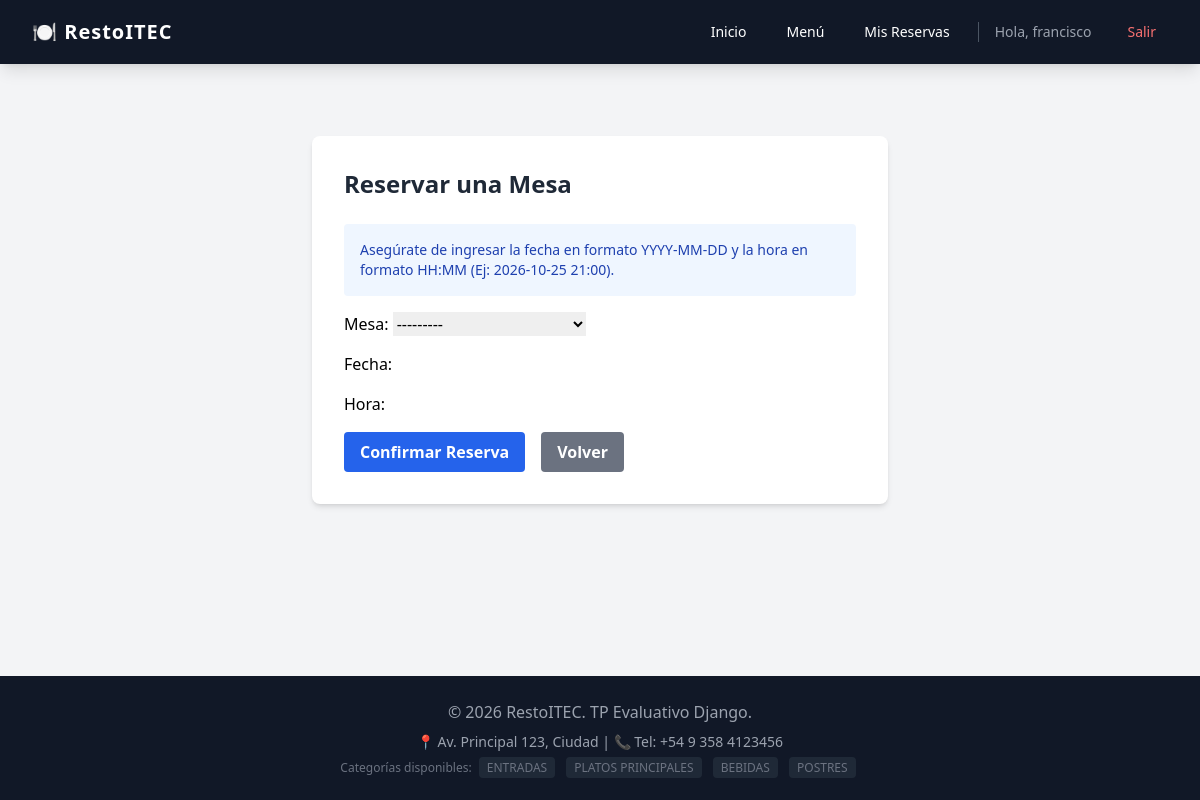
Page /mis-reservas/nueva/ (signed in) on the committed database.
### core/models.py (models this page shows, shortened)
class Usuario(AbstractUser):
    pass

class Categoria(models.Model):
    nombre = models.CharField(max_length=100)

### core/views.py (the view, shortened to what this page needs)
# urls.py: path('mis-reservas/nueva/', ReservaCreateView.as_view(), name='reserva_create'),
class ReservaCreateView(LoginRequiredMixin, CreateView):
    model = Reserva
    template_name = 'core/reserva_form.html'
    fields = ['mesa', 'fecha', 'hora']
    success_url = reverse_lazy('core:reserva_list')

### core/context_processors.py (called while the page is built)
def restaurante_context(request):
    return {
        'categorias_globales': Categoria.objects.all(),
        'telefono_contacto': '+54 9 358 4123456',
        'direccion_resto': 'Av. Principal 123, Ciudad',
    }

### core/models.py (called while the page is built)
    def __str__(self):
        return f"Mesa {self.numero} (Capacidad: {self.capacidad})"

### templates/core/reserva_form.html (shortened to what this page needs)
{% extends 'base.html' %}
{% block content %}
<div class="max-w-xl mx-auto bg-white rounded-lg shadow-md p-8 mt-10">
    <h1 class="text-2xl font-bold text-gray-800 mb-6">Reservar una Mesa</h1>
    <form method="post" class="space-y-4">
        <div class="bg-blue-50 p-4 rounded mb-4 text-sm text-blue-800">
            Asegúrate de ingresar la fecha en formato YYYY-MM-DD y la hora en formato HH:MM (Ej: 2026-10-25 21:00).
        </div>
        {{ form.as_p }}
        <div class="flex space-x-4 mt-6">
            <button type="submit" class="bg-blue-600 hover:bg-blue-700 text-white font-bold py-2 px-4 rounded">
                Confirmar Reserva
            </button>
            <a href="{% url 'core:reserva_list' %}"
                class="bg-gray-500 hover:bg-gray-600 text-white font-bold py-2 px-4 rounded">
                Volver
            </a>
        </div>
    </form>
</div>
{% endblock %}

### templates/base.html (shortened to what this page needs)
<!DOCTYPE html>
<html lang="es">
<head>
    <script src="https://cdn.tailwindcss.com"></script>
</head>
<body class="bg-gray-100 flex flex-col min-h-screen">
    <nav class="bg-gray-900 text-white shadow-lg">
        <div class="max-w-7xl mx-auto px-4 sm:px-6 lg:px-8">
            <div class="flex items-center justify-between h-16">
                <div class="flex items-center">
                    <a href="/" class="text-xl font-bold tracking-wider">🍽️ RestoITEC</a>
                </div>
                <div class="flex items-center space-x-4">
                    <a href="/" class="hover:bg-gray-700 px-3 py-2 rounded-md text-sm font-medium">Inicio</a>
                    {% if user.is_authenticated %}
                    <a href="{% url 'core:plato_list' %}"
                        class="hover:bg-gray-700 px-3 py-2 rounded-md text-sm font-medium">Menú</a>
                    <a href="{% url 'core:reserva_list' %}"
                        class="hover:bg-gray-700 px-3 py-2 rounded-md text-sm font-medium">Mis Reservas</a>
                    <span class="text-gray-400 text-sm ml-4 border-l border-gray-600 pl-4">
                        Hola, {{ user.username }}
                    </span>
                    <form method="post" action="{% url 'logout' %}" class="inline">
                        <button type="submit"
                            class="hover:bg-red-700 text-red-400 hover:text-white px-3 py-2 rounded-md text-sm font-medium transition ml-2">
                            Salir
                        </button>
                    </form>
                    {% else %}
                    <a href="{% url 'login' %}"
                        class="bg-blue-600 hover:bg-blue-700 px-3 py-2 rounded-md text-sm font-medium">Iniciar
                        Sesión</a>
                    <a href="{% url 'registro' %}"
                        class="bg-green-600 hover:bg-green-700 px-3 py-2 rounded-md text-sm font-medium">Registrarse</a>
                    {% endif %}
                </div>
            </div>
    </nav>
    <main class="flex-grow container mx-auto px-4 py-8">
        {% block content %}
        {% endblock %}
    </main>
    <footer class="bg-gray-900 text-gray-400 py-6 text-center mt-auto">
        <p class="mb-2">&copy; 2026 RestoITEC. TP Evaluativo Django.</p>
        <p class="text-sm">📍 {{ direccion_resto }} | 📞 Tel: {{ telefono_contacto }}</p>
        <div class="mt-2 text-xs text-gray-500">
            Categorías disponibles:
            {% for cat in categorias_globales %}
            <span class="mx-1 bg-gray-800 px-2 py-0.5 rounded">{{ cat.nombre }}</span>
            {% empty %}
            <span>Ninguna creada aún</span>
            {% endfor %}
        </div>
    </footer>
</body>
</html>

### rows in the picture
Usuario: username "francisco"
Categoria: nombre "ENTRADAS"
Categoria: nombre "PLATOS PRINCIPALES"
Categoria: nombre "BEBIDAS"
Categoria: nombre "POSTRES"

### other values in the picture
{{ direccion_resto }} "Av. Principal 123, Ciudad"
{{ telefono_contacto }} "+54 9 358 4123456"
